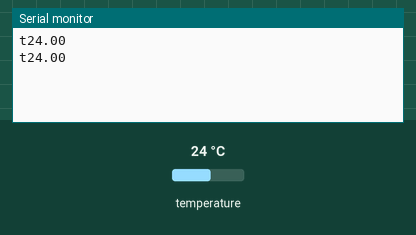
This sketch was run on a simulated Arduino Uno, built with avr-gcc and run on an emulated ATmega328P. On the bench: the last lines printed to the serial monitor. The test bench sets the inputs (shaded band); at power-on: temperature 24 °C.

Above: at 3.3 s.
3.4 s: temperature set to 12 °C
At 5.1 s:
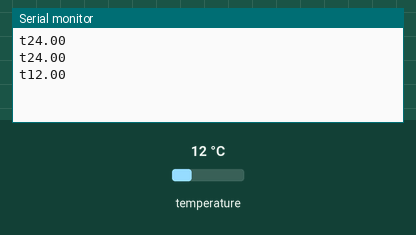
5.9 s: temperature set to 19 °C
At 7.5 s:
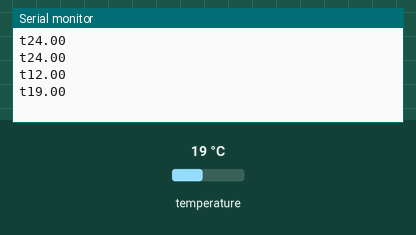
Timing chart, 0 to 9.0 s (numbered marks = the images above; inputs shaded):
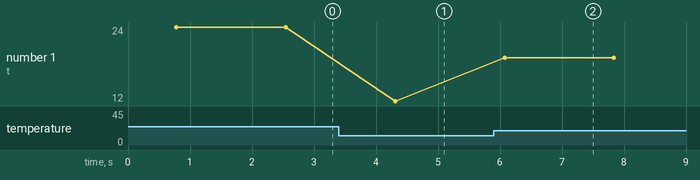

The sketch:

tempMeasure.ino
```cpp
// Include the libraries we need
#include <OneWire.h>
#include <DallasTemperature.h>

// Which port is the data wire plugged into on the arduino?
#define ONE_WIRE_BUS 8

// Setup a oneWire instance to communicate with any OneWire devices (not just Maxim/Dallas temperature ICs)
OneWire oneWire(ONE_WIRE_BUS);

// Pass our oneWire reference to Dallas Temperature.
DallasTemperature sensors(&oneWire);

//Address of Temperature Sensor
DeviceAddress TEMP_ADDRESS = { 0x28, 0xC6, 0xAB, 0x79, 0x97, 0x06, 0x03, 0x51 };

/*
 * Wiring for Temperature Probe:
 * Red 5v
 * Black GND
 * Yellow Data
 * 4.7kOhm between 5v and Data
*/

// the setup function runs once when you press reset or power the board
void setup() {
  // start serial port
  Serial.begin(9600);

  // Start up the library
  sensors.begin();
  //stTempProbeAddress = sensors.getAddress(0);
}

// the loop function runs over and over again forever
void loop() {

  GetTemperature();

  //Sensor takes approx 750ms to get temperature reading so delay is
  //modified accordingly
  delay(1000);// wait for a second
}

void GetTemperature(){

  // get the temperature from the specified probe address
  sensors.requestTemperaturesByAddress(TEMP_ADDRESS);

  // We use the function ByIndex, and as an example get the temperature from the first sensor only.
  float tempC = sensors.getTempCByIndex(0);

  // Check if reading was successful
  if(tempC != DEVICE_DISCONNECTED_C)
  {
    //PREPEND 'P' (P = PH, O=ORP, E=EC, T=TEMP) FOR FILTERING OUT AT FRONTEND
    String prefix = "t";
    String tempString = String(tempC); //temp is of type float - convert to string here.
    String stringToSend = prefix + tempString;

    //Serial.print("Temperature for the device 1 (index 0) is: ");
    Serial.println(stringToSend);
  }
  else
  {
    Serial.println("Error: Could not read temperature data");
  }


}
```

Measured:
- after the input at 3.4 s, the serial monitor: prints a new line after 0.91 s (image 1)
- after the input at 5.9 s, the serial monitor: prints a new line after 0.17 s (image 2)
- plotted number 1: 24 → 12 after the input at 3.4 s, 12 → 19 after the input at 5.9 s
